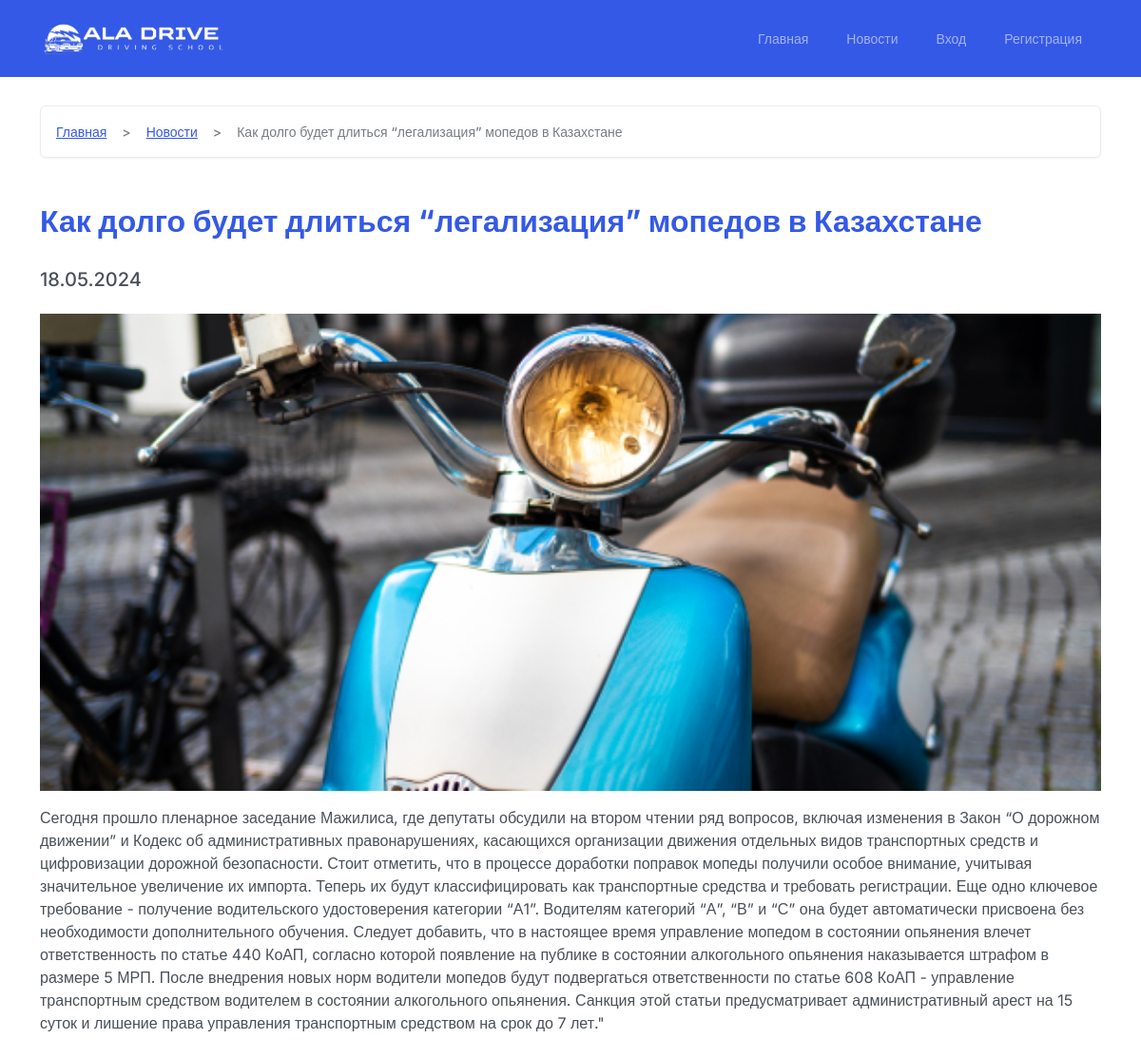
/news/detail/2/, run on the app's committed database.
### core_app/models.py (models this page shows, shortened)
class Post(models.Model):
    title = models.CharField("Заголовок", max_length=255)
    description = models.TextField("Описание")
    image = models.ImageField("Фото", upload_to="news/images/")
    posted_date = models.DateTimeField("Дата и время публикации", default=datetime.now)
    class Meta:
        verbose_name = "Новость"
        verbose_name_plural = "Новости"

### core_app/views.py (the view)
# urls.py: path('news/detail/<int:pk>/', views.news_detail_page, name='news_detail_page'),
def news_detail_page(request, pk):
    post = get_object_or_404(Post, pk=pk)
    context = {
        'post': post
    }
    return render(request, "./post_detail.html", context)

### core_app/templates/post_detail.html (shortened to what this page needs)
{% extends './base.html' %}
{% block content %}
<section class="block">
    <div class="container">
        <nav style="--bs-breadcrumb-divider: '>';" aria-label="breadcrumb">
            <ol class="breadcrumb mb-5">
                <li class="breadcrumb-item"><a href="{% url 'start_page' %}">Главная</a></li>
                <li class="breadcrumb-item"><a href="{% url 'news_page' %}">Новости</a></li>
                <li class="breadcrumb-item active" aria-current="page">{{ post.title }}</li>
            </ol>
        </nav>
        <h1 class="title text-primary">{{ post.title }}</h1>
        <h5>{{ post.posted_date|date:"d.m.Y" }}</h5>
        <img src="{{ post.image.url }}" class="w-100 mt-3 mb-3" alt="{{ post.title }}">
        <p>{{ post.description }}</p>
    </div>
</section>
{% endblock %}

### core_app/static/css/style.css (style rules this page uses)
* { padding: 0; margin: 0; box-sizing: border-box; font-family: "Inter", sans-serif;; }
.block { padding: 30px 0; min-height: 100vh; display: flex; align-items: center; }
.title { font-size: 32px; font-weight: 700; margin-bottom: 30px; }

### data on the page
Post: title "Как долго будет длиться “легализация” мопедов в Казахстане", posted_date "18.05.2024", image (picture), description "Сегодня прошло пленарное заседание Мажилиса, где депутаты обсудили на втором чтении ряд вопросов, включая изменения в Закон “О дорожном движении” и Кодекс об административных правонарушениях, касающихся организации движения отдельных видов транспортных средств и цифровизации дорожной безопасности. Стоит отметить, что в процессе доработки поправок мопеды получили особое внимание, учитывая значительное увеличение их импорта. Теперь их будут классифицировать как транспортные средства и требовать регистрации. Еще одно ключевое требование - получение водительского удостоверения категории “А1”. Водителям категорий “А”, “В” и “С” она будет автоматически присвоена без необходимости дополнительного…"
